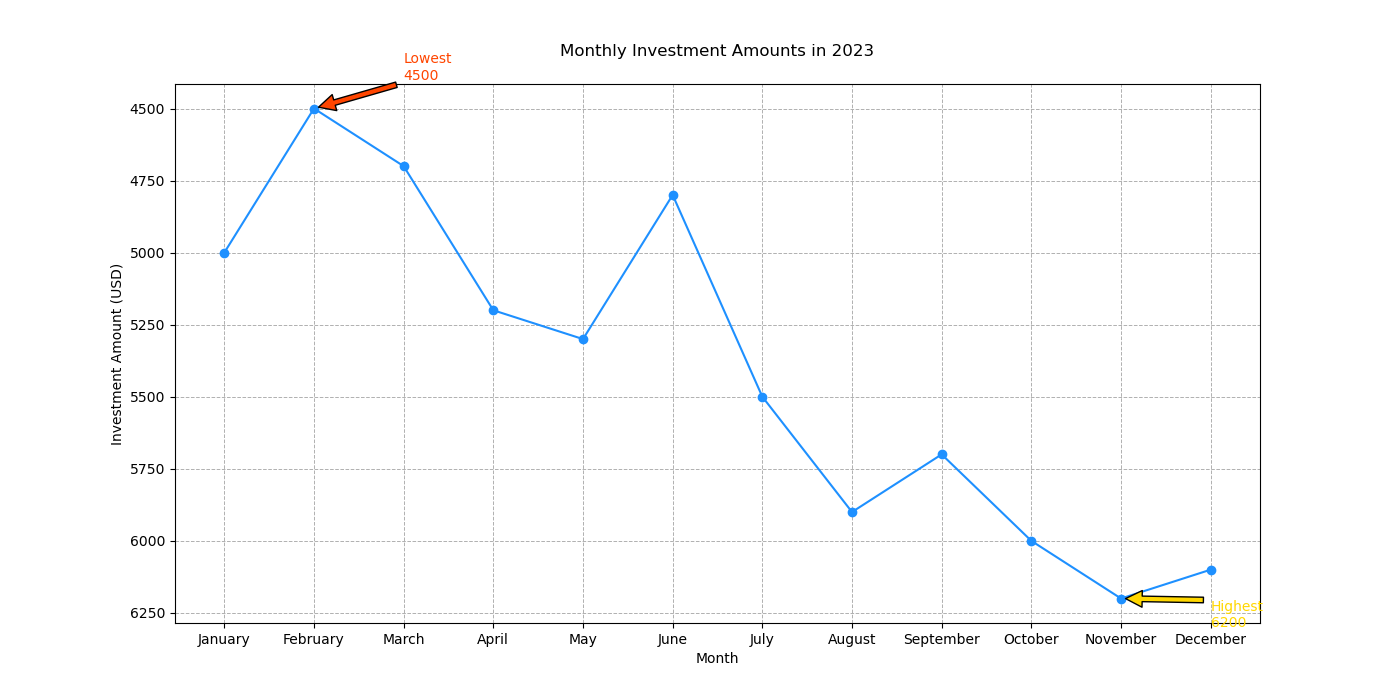

Python code for this plot:

import matplotlib.pyplot as plt

# Data points
months = ['January', 'February', 'March', 'April', 'May', 'June', 'July', 'August', 'September', 'October', 'November', 'December']
investment_amounts = [5000, 4500, 4700, 5200, 5300, 4800, 5500, 5900, 5700, 6000, 6200, 6100]

# Create the plot
plt.figure(figsize=(14, 7))
plt.plot(months, investment_amounts, marker='o', linestyle='-', color='#1E90FF')

# Annotate the highest and lowest investment amount points
plt.annotate('Highest\n6200', xy=('November', 6200), xytext=('December', 6300),
             arrowprops=dict(facecolor='#FFD700', shrink=0.05), color='#FFD700')
plt.annotate('Lowest\n4500', xy=('February', 4500), xytext=('March', 4400),
             arrowprops=dict(facecolor='#FF4500', shrink=0.05), color='#FF4500')

# Title and labels
plt.title('Monthly Investment Amounts in 2023', pad=20)
plt.xlabel('Month')
plt.ylabel('Investment Amount (USD)')
plt.gca().invert_yaxis()

# Customize the grid
plt.grid(True, which='both', linestyle='--', linewidth=0.7)

# Show the plot
plt.show()
